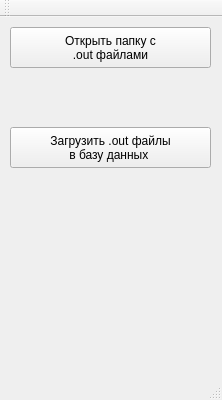
<?xml version="1.0" encoding="UTF-8"?>
<ui version="4.0">
 <class>AntennaDataToDatabaseClass</class>
 <widget class="QMainWindow" name="AntennaDataToDatabaseClass">
  <property name="geometry">
   <rect>
    <x>0</x>
    <y>0</y>
    <width>222</width>
    <height>400</height>
   </rect>
  </property>
  <property name="windowTitle">
   <string>AntennaDataToDatabase</string>
  </property>
  <widget class="QWidget" name="centralWidget">
   <widget class="QPushButton" name="but_OpenDir">
    <property name="geometry">
     <rect>
      <x>10</x>
      <y>10</y>
      <width>201</width>
      <height>41</height>
     </rect>
    </property>
    <property name="text">
     <string>Открыть папку с
 .out файлами </string>
    </property>
   </widget>
   <widget class="QLabel" name="lbl_FindFiles">
    <property name="geometry">
     <rect>
      <x>10</x>
      <y>60</y>
      <width>201</width>
      <height>41</height>
     </rect>
    </property>
    <property name="text">
     <string/>
    </property>
    <property name="alignment">
     <set>Qt::AlignCenter</set>
    </property>
   </widget>
   <widget class="QPushButton" name="but_LoadOutToDB">
    <property name="geometry">
     <rect>
      <x>10</x>
      <y>110</y>
      <width>201</width>
      <height>41</height>
     </rect>
    </property>
    <property name="text">
     <string>Загрузить .out файлы
в базу данных </string>
    </property>
   </widget>
   <widget class="QLabel" name="lbl_Result">
    <property name="geometry">
     <rect>
      <x>10</x>
      <y>170</y>
      <width>201</width>
      <height>21</height>
     </rect>
    </property>
    <property name="text">
     <string/>
    </property>
    <property name="alignment">
     <set>Qt::AlignCenter</set>
    </property>
   </widget>
  </widget>
  <widget class="QMenuBar" name="menuBar">
   <property name="geometry">
    <rect>
     <x>0</x>
     <y>0</y>
     <width>222</width>
     <height>21</height>
    </rect>
   </property>
  </widget>
  <widget class="QToolBar" name="mainToolBar">
   <attribute name="toolBarArea">
    <enum>TopToolBarArea</enum>
   </attribute>
   <attribute name="toolBarBreak">
    <bool>false</bool>
   </attribute>
  </widget>
  <widget class="QStatusBar" name="statusBar"/>
 </widget>
 <layoutdefault spacing="6" margin="11"/>
 <resources>
  <include location="antennadatatodatabase.qrc"/>
 </resources>
 <connections/>
</ui>
